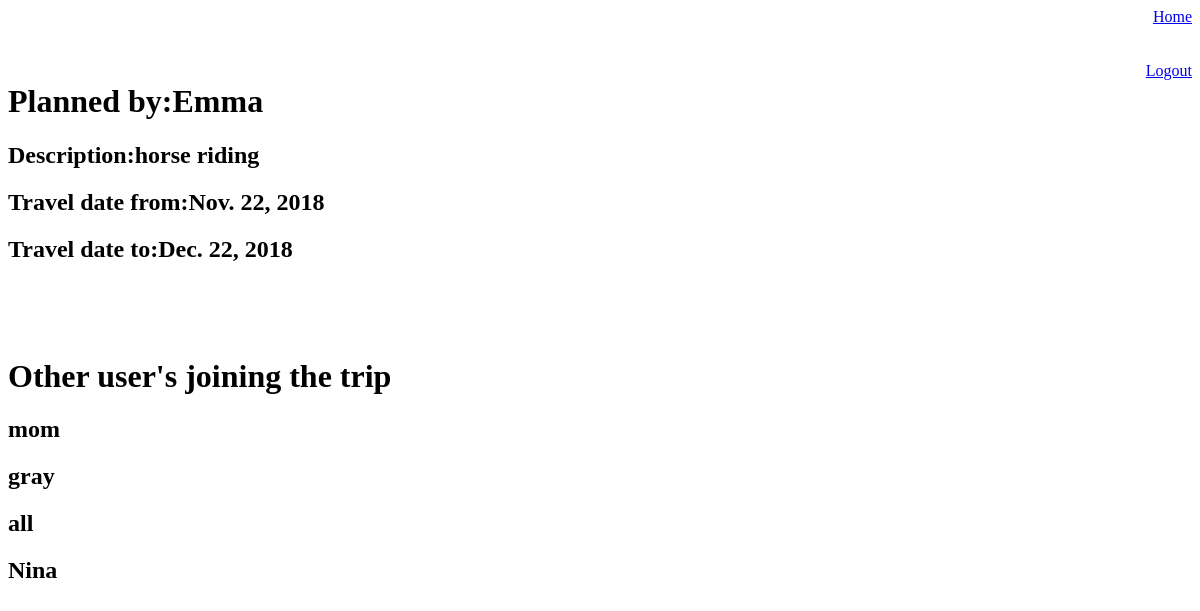
The app's page /destination/1, older data.
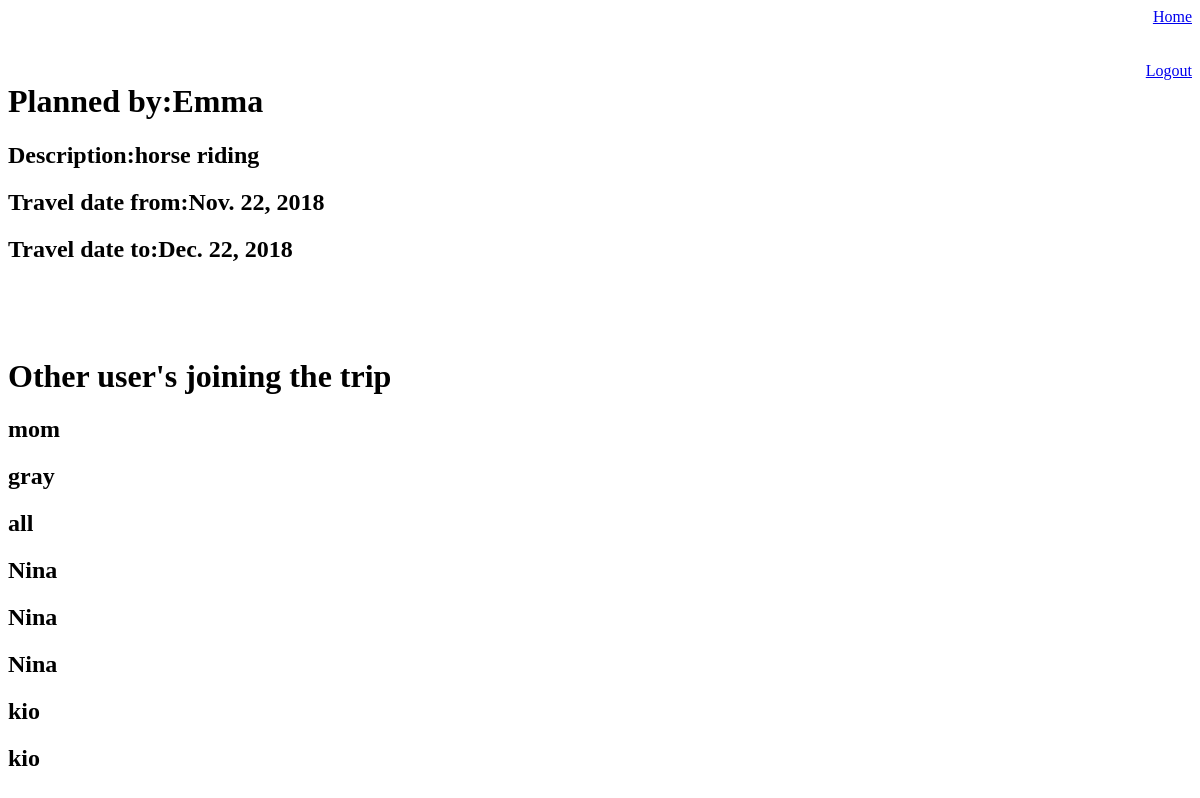
The same page, newer data.
### TravelBuddy/models.py (models this page shows, shortened)
class Join(models.Model):
    added_user=models.ForeignKey(User,related_name='user',on_delete=models.CASCADE)
    added_plan=models.ForeignKey(Plan,related_name='plan',on_delete=models.CASCADE)

class User(models.Model):
    name = models.CharField(max_length=255)
    username = models.CharField(max_length=255)
    password = models.CharField(max_length=255)
    created_at = models.DateTimeField(auto_now_add = True)
    updated_at = models.DateTimeField(auto_now = True)
    objects = UserManager()

### TravelBuddy/views.py (the view)
# urls.py: path('destination/<plan_id>',views.destination),
def destination(request,plan_id):
    user=Plan.objects.get(id=plan_id)
    join=Join.objects.filter(added_plan_id=plan_id)
    context={'users':user,
            'joins': join
    }
    return render(request,'destination.html',context)

### TravelBuddy/templates/destination.html (shortened to what this page needs)
<!DOCTYPE html>
<html lang="en">
<head>
</head>
<body>
        <a href='/travels' >Home</a><br><br><br>
        <a href='/logout' >Logout</a>
    <h1>Planned by:{{users.added_by.username}}</h1>
    <h2>Description:{{users.description}}</h2>
    <h2>Travel date from:{{users.start}}</h2>
    <h2>Travel date to:{{users.end}}</h2>
    <br><br><br>
    <h1>Other user's joining the trip</h1>
    {%for join in joins%}
    <h2>{{join.added_user.username}}</h2>
    {%endfor%}
</body>
</html>

Row changes from the older to the newer data that the page shows:
added Join: added_user.username "Nina"
added Join: added_user.username "Nina"
added Join: added_user.username "kio"
added Join: added_user.username "kio"
